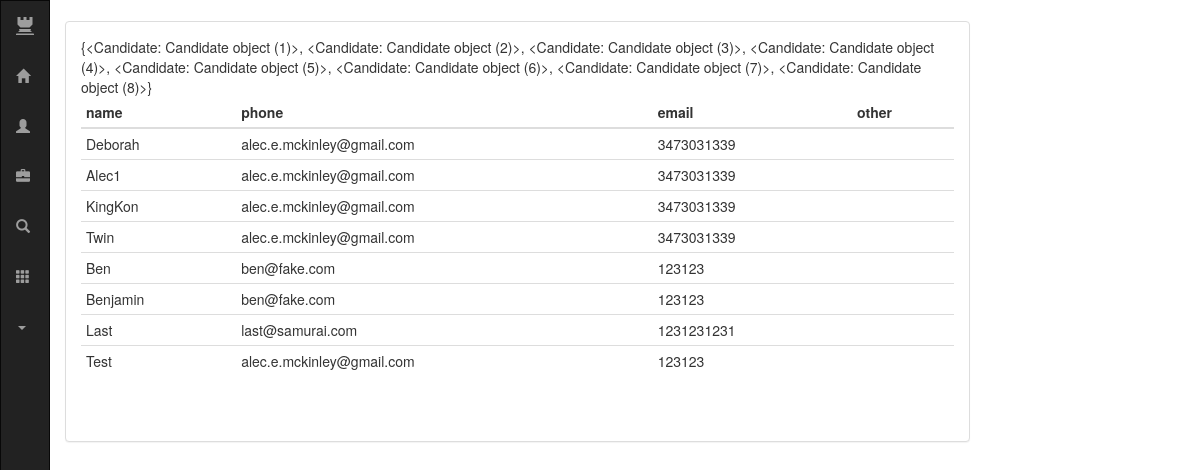
/search/results/ (signed in), run on the app's committed database.
### ats/models.py (models this page shows, shortened)
class Candidate(models.Model):
	I9_CHOICES 			= ( ('UNK', 'Unknown'), ('USC', 'US Citizen/Greencard'), ('H1B', 'H1B'), ('OPT', 'OPT') )
	SOURCE_CHOICES 		= ( ('LIM', 'Linkedin Message'), ('REF', 'Referral'), ('NET', 'Networking Event'), ('LIP', 'Linkedin Posting'), ('CJP','Community Job Posting'))
	first_name 			= models.CharField('first name', max_length=20, default=None, null=False)
	last_name 			= models.CharField('last name', max_length=20, default=None, null=False)
	phone 				= models.CharField('phone', max_length=15, default=None, null=False)
	email_address 		= models.EmailField('email', max_length=40, default=None, null=False)
	tags 				= models.ManyToManyField(Tag, default=None)
	zip_code 			= models.CharField('zip code', max_length=6, default=None, null=False)
	source 				= models.CharField('source', max_length=20, choices=SOURCE_CHOICES, default=None, null=False)
	linkedin 			= models.URLField('linkedin', default=None, null=True, blank=True)
	resume 				= models.FileField('resume', upload_to='resumes/', default=None, null=True, blank=True)
	writeup 			= models.TextField('writeup', max_length=4000, default=None, null=True, blank=True)
	salary_base 		= models.IntegerField('base', default=100, null=True, blank=True)
	salary_bonus 		= models.IntegerField('bonus', default=20, null=True, blank=True)
	i9_status 			= models.CharField('i9 status', max_length=3,choices=I9_CHOICES, default='UNK', null=True)
	pub_date 			= models.DateTimeField('date published')
	jobs 				= models.ManyToManyField(Job, blank=True)
	recruiter			= models.ForeignKey(Recruiter, on_delete=models.CASCADE, default=None, null=True, blank=True)
	base_url 			= '/candidate/'
	change_log			= models.CharField(null=True, blank=True, max_length=4000)

### ats/views.py (the view)
# urls.py: url(r'^search/results/$', views.search_results, name='search_results'),
@login_required
def search_results(request):
	context = {
		'page_title' : 'Search Results',
		'search_params' : None,
		'results_table_header' : [],
		'results'  : set()
	}
	context['search_params'] = request.POST
	context['results_table_header'] = ['name', 'phone', 'email', 'other']
	context['results'].update(Candidate.objects.all())
	return render(request, 'ats/search_results.html', context)

### ats/templates/ats/search_results.html (shortened to what this page needs)
{% extends "ats/__base.html" %}
{% block content %}
{{results}}
	<table class="table table-condensed">
		<thead>
			<tr>
				<th>{{  results_table_header.0  }}</th>
				<th>{{  results_table_header.1  }}</th>
				<th>{{  results_table_header.2  }}</th>
				<th>{{  results_table_header.3  }}</th>
			</tr>
		</thead>
		<tbody>
			{%for result in results %}
				<tr>
					<td>{{  result.first_name }}</td>
					<td>{{  result.email_address }}</td>
					<td>{{  result.phone }}</td>
					<td>{{  result.recuiter.first_name }}</td>
				</tr>
			{% endfor %}
		</tbody>
	</table>
{% endblock %}

### ats/static/ats/css/__base.css (style rules this page uses)
.main-content .table { width: 970px: }

### data on the page
Candidate: id "{<Candidate: Candidate object (1)>, <Candidate: Candidate object (2)>, <Candidate: Candidate object (3)>, <Candidate: Candidate object (4)>, <Candidate: Candidate object (5)>, <Candidate: Candidate object (6)>, <Candidate: Candidate object (7)>, <Candidate: Candidate object (8)>}", first_name "Deborah", email_address "alec.e.mckinley@gmail.com", phone "3473031339"
Candidate: first_name "Alec1", email_address "alec.e.mckinley@gmail.com", phone "3473031339"
Candidate: first_name "KingKon", email_address "alec.e.mckinley@gmail.com", phone "3473031339"
Candidate: first_name "Twin", email_address "alec.e.mckinley@gmail.com", phone "3473031339"
Candidate: first_name "Ben", email_address "ben@fake.com", phone "123123"
Candidate: first_name "Benjamin", email_address "ben@fake.com", phone "123123"
Candidate: first_name "Last", email_address "last@samurai.com", phone "1231231231"
Candidate: first_name "Test", email_address "alec.e.mckinley@gmail.com", phone "123123"

### other printed values
{{ results_table_header.0 }} "name"
{{ results_table_header.1 }} "phone"
{{ results_table_header.2 }} "email"
{{ results_table_header.3 }} "other"
